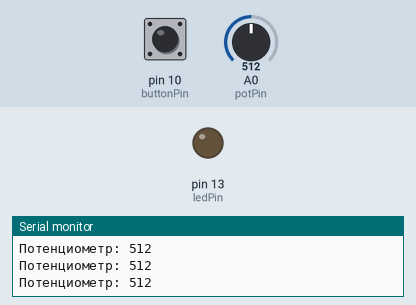
Simulated run of this sketch. Board: Arduino Uno, built with avr-gcc and run on an emulated ATmega328P. Shown: output pins drawn as LEDs (lit = HIGH), the last lines printed to the serial monitor. Inputs (shaded band) come from the test bench; at power-on: pin 10 (buttonPin) HIGH, A0 (potPin) = 512.

Above: at 1.2 s.
1.3 s: pin 10 (buttonPin) pulled LOW for 0.15 s
At 1.8 s:
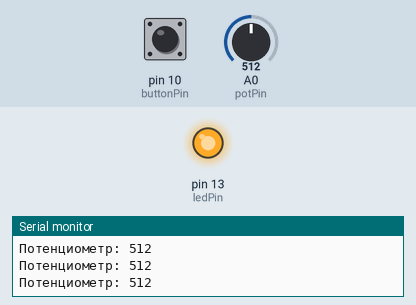
2.9 s: A0 (potPin) set to 110
5.9 s: A0 (potPin) set to 90
8.9 s: pin 10 (buttonPin) pulled LOW for 1 s
At 9.6 s:
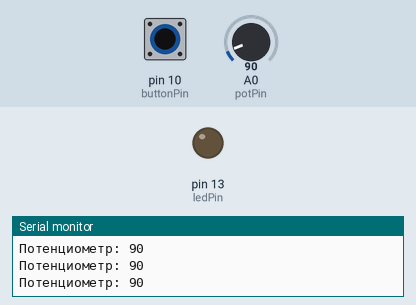
12.9 s: pin 10 (buttonPin) pulled LOW for 3.2 s
At 13.9 s:
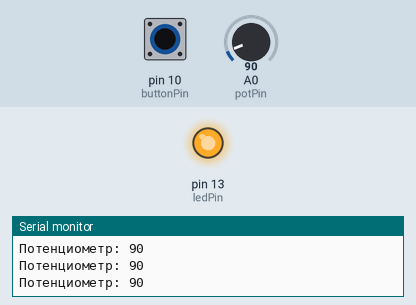
Timing chart, 0 to 15.9 s (numbered marks = the images above; inputs shaded):
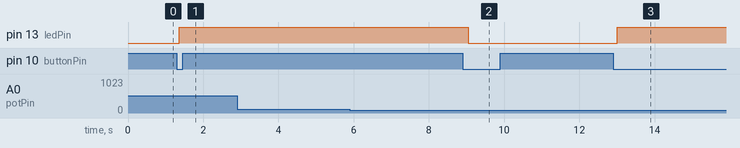

The sketch:

task_5.ino
```cpp
const int buttonPin = 10;
const int ledPin = 13;
const int potPin = A0;
bool ledState = false;
bool lastButtonState = HIGH;

void setup() {
  pinMode(buttonPin, INPUT_PULLUP);
  pinMode(ledPin, OUTPUT);
  digitalWrite(ledPin, LOW);
  Serial.begin(9600);
  Serial.println("Светодиод выключен");
}

void loop() {
  bool currentButtonState = digitalRead(buttonPin);

  if (currentButtonState == LOW && lastButtonState == HIGH) {
    delay(50);
    ledState = !ledState;
    digitalWrite(ledPin, ledState ? HIGH : LOW);

    if (ledState) {
      Serial.println("Светодиод включен");
    } else {
      Serial.println("Светодиод выключен");
    }
  }

  lastButtonState = currentButtonState;

  int potValue = analogRead(potPin);
  Serial.print("Потенциометр: ");
  Serial.println(potValue);

  delay(100);
}
```

Measured:
- after the input at 1.3 s, pin 13 (ledPin): LOW → HIGH after 0.06 s
- after the input at 8.9 s, pin 13 (ledPin): HIGH → LOW after 0.15 s
- after the input at 12.9 s, pin 13 (ledPin): LOW → HIGH after 0.11 s
